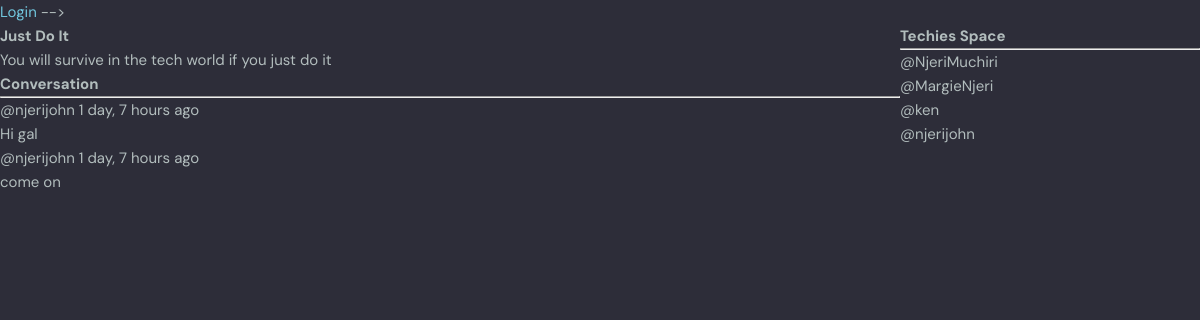
The page /chamber/8/ on the database its author committed.
### journeyingblogs/models.py (models this page shows, shortened)
class Chamber(models.Model):
    host = models.ForeignKey(User, on_delete=models.SET_NULL, null=True)
    topic = models.ForeignKey(Topic, on_delete=models.SET_NULL, null=True)
    name = models.CharField(max_length=200)
    description = models.TextField(null=True, blank=True)
    techiesspace = models.ManyToManyField(User, related_name='techiesspace', blank=True)
    updated = models.DateTimeField(auto_now=True)
    created = models.DateTimeField(auto_now_add=True)
    class Meta:
       ordering = ['-updated', '-created']

class Message(models.Model):
    user =  models.ForeignKey(User, on_delete=models.CASCADE)
    chamber = models.ForeignKey(Chamber, on_delete=models.CASCADE)
    body = models.TextField()
    updated = models.DateTimeField(auto_now=True)
    created = models.DateTimeField(auto_now_add=True)
    class Meta:
       ordering = ['-updated', '-created']

### journeyingblogs/views.py (the view, shortened to what this page needs)
# urls.py: path('chamber/<str:pk>/', views.chamber, name='chamber'),
def chamber(request, pk):
    chamber = Chamber.objects.get(id=pk)
    chamber_messages = chamber.message_set.all()
    techiesspace = chamber.techiesspace.all()
    context = {'chamber': chamber, 'chamber_messages': chamber_messages,'techiesspace':techiesspace}
    return render(request, 'journeyingblogs/chamber.html', context)

### journeyingblogs/templates/journeyingblogs/chamber.html (shortened to what this page needs)
{% extends 'main.html' %}
{% block content%}
<!DOCTYPE html>
<html lang="en">
<head>
</head>
<body>
    <div class="chamber-container">
        <div>
    <h1>{{chamber.name}}</h1>
    <p>{{chamber.description}}</p>
    <div class="comment-wrapper">
        <h3>Conversation</h3>
        <hr>
        {% for message in chamber_messages %}
        <div>
            <small>@{{message.user}}  {{message.created|timesince}} ago</small>
            <p>{{message.body}}</p>
        </div>
        {% endfor %}
    </div>
</div>
<div>
    <h3>Techies Space</h3>
    <hr>
    {% for techie in techiesspace %}
    <div>
       <p>@{{techie.username}}</p>
    </div>
    {% endfor %}
</div>
    </div>
</body>
</html>
{% endblock %}

### static/styles/style.css (style rules this page uses)
:root { --color-main: #71c6dd; --color-main-light: #e1f6fb; --color-dark: #3f4156; --color-dark-medium: #51546e; --color-dark-light: #696d97; --color-light: #e5e5e5; --color-gray: #8b8b8b; --color-light-gray: #b2bdbd; --color-bg: #2d2d39; --color-success: #5dd693; --color-error: #fc4b0b; }
* { font-family: "DM Sans", -apple-system, BlinkMacSystemFont, "Segoe UI", Roboto, Oxygen, Ubuntu, Cantarell, "Open Sans", "Helvetica Neue", sans-serif; margin: 0; padding: 0; box-sizing: border-box; text-rendering: optimizeLegibility; font-size: inherit; }
html { font-size: 56.25%; }
@media only screen and (min-width: 1200px) { html { font-size: 62.5%; } }
body { line-height: 1.6; font-weight: 400; font-size: 1.5rem; color: var(--color-light-gray); background-color: var(--color-bg); min-height: 100vh; }

### journeyingblogs/templates/journeyingblogs/chamber.html (style rules this page uses)
.chamber-container { display: grid; grid-template-columns: 3fr 1fr; }

### rows shown on the page
Chamber: name "Just Do It", description "You will survive in the tech world if you just do it"
Message: user "njerijohn", created "1 day, 7 hours", body "Hi gal"
Message: user "njerijohn", created "1 day, 7 hours", body "come on"

### other values the page prints
{{ techie.username }} "NjeriMuchiri"
{{ techie.username }} "MargieNjeri"
{{ techie.username }} "ken"
{{ techie.username }} "njerijohn"
